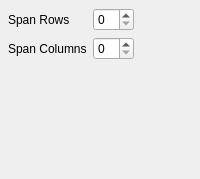
       <widget class="QWidget" name="page_2" >
        <layout class="QVBoxLayout" >
         <property name="margin" >
          <number>8</number>
         </property>
         <property name="spacing" >
          <number>6</number>
         </property>
         <item>
          <layout class="QGridLayout" >
           <property name="margin" >
            <number>0</number>
           </property>
           <property name="spacing" >
            <number>6</number>
           </property>
           <item row="1" column="1" >
            <widget class="QSpinBox" name="spanColumnsBox" />
           </item>
           <item row="0" column="0" >
            <widget class="QLabel" name="label_20" >
             <property name="text" >
              <string>Span Rows</string>
             </property>
            </widget>
           </item>
           <item row="1" column="0" >
            <widget class="QLabel" name="label_21" >
             <property name="text" >
              <string>Span Columns</string>
             </property>
            </widget>
           </item>
           <item row="0" column="1" >
            <widget class="QSpinBox" name="spanRowsBox" />
           </item>
           <item rowspan="2" row="0" column="2" >
            <spacer>
             <property name="orientation" >
              <enum>Qt::Horizontal</enum>
             </property>
             <property name="sizeHint" >
              <size>
               <width>40</width>
               <height>20</height>
              </size>
             </property>
            </spacer>
           </item>
          </layout>
         </item>
         <item>
          <spacer>
           <property name="orientation" >
            <enum>Qt::Vertical</enum>
           </property>
           <property name="sizeHint" >
            <size>
             <width>20</width>
             <height>111</height>
            </size>
           </property>
          </spacer>
         </item>
        </layout>
        <widget class="QWidget" native="1" name="widget_10" >
         <property name="geometry" >
          <rect>
           <x>0</x>
           <y>0</y>
           <width>100</width>
           <height>30</height>
          </rect>
         </property>
        </widget>
        <widget class="QWidget" native="1" name="widget_11" >
         <property name="geometry" >
          <rect>
           <x>0</x>
           <y>0</y>
           <width>100</width>
           <height>30</height>
          </rect>
         </property>
        </widget>
       </widget>
